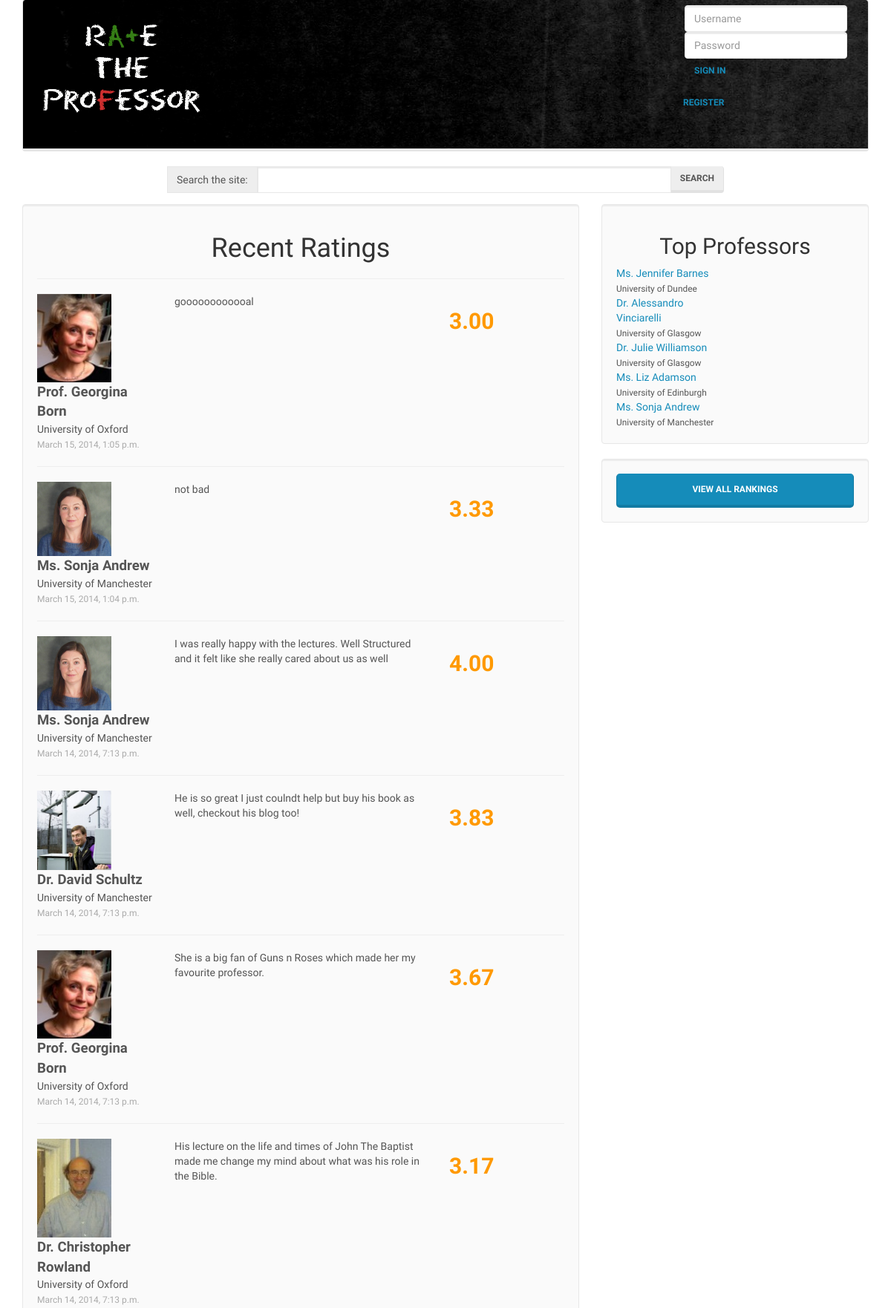
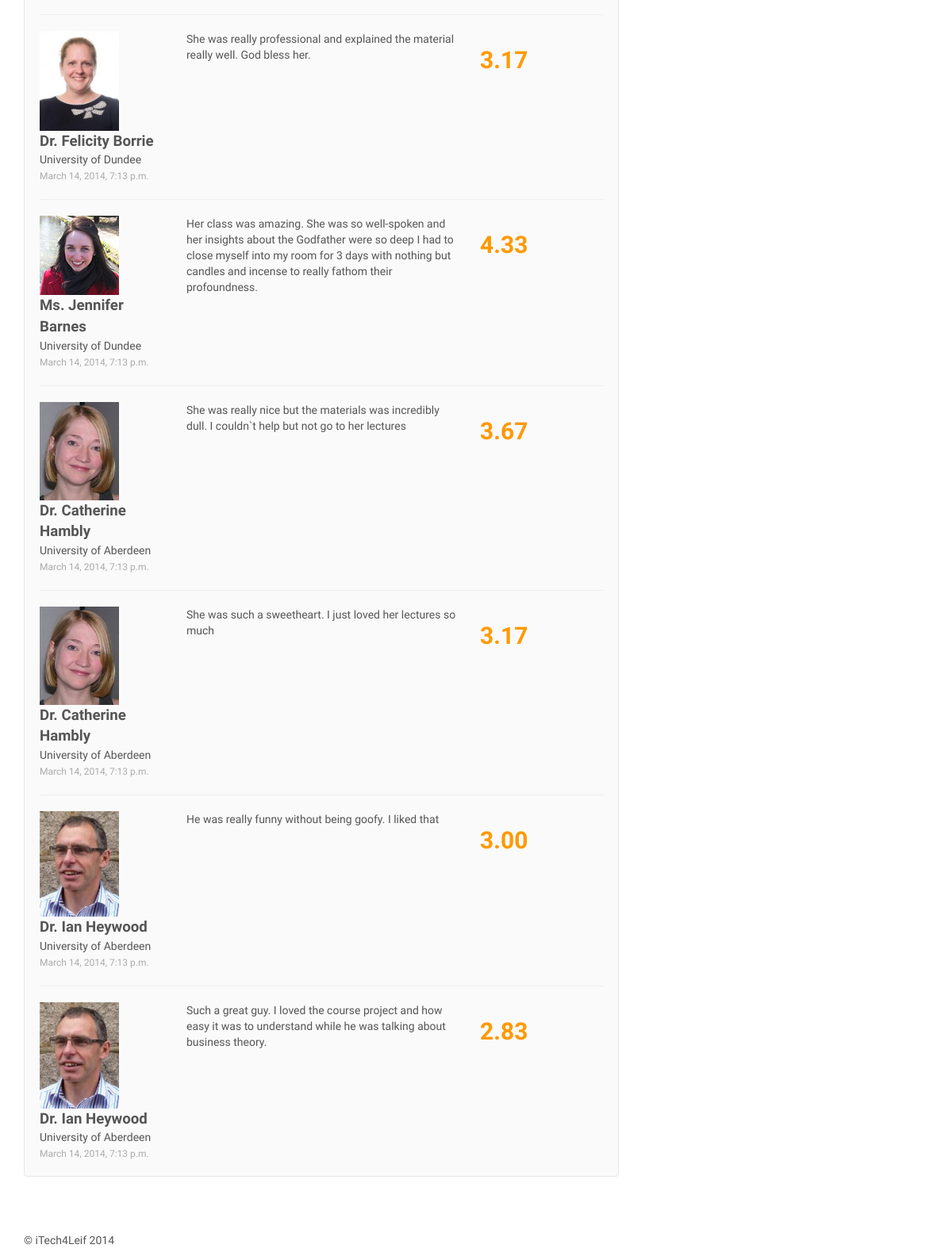
The page / on the database its author committed (2 pictures, top to bottom).
### rate_the_professor/models.py (models this page shows, shortened)
class Rating(models.Model):
    user = models.ForeignKey(User, null=True)
    professor = models.ForeignKey(Professor)
    communication = models.DecimalField(max_digits=2, decimal_places=1, default=2.5)
    knowledge = models.DecimalField(max_digits=2, decimal_places=1, default=2.5)
    approachability = models.DecimalField(max_digits=2, decimal_places=1, default=2.5)
    enthusiasm = models.DecimalField(max_digits=2, decimal_places=1, default=2.5)
    clarity = models.DecimalField(max_digits=2, decimal_places=1, default=2.5)
    awesomeness = models.DecimalField(max_digits=2, decimal_places=1, default=2.5)
    comment = models.CharField(max_length=1024, null=False)
    datetime = models.DateTimeField(auto_now_add=True)
    def _calculate_rating(self):
        return u'%.2f' % ((self.communication + self.knowledge + self.approachability
                + self.enthusiasm + self.clarity + self.awesomeness) / 6)
    rating = property(_calculate_rating)

class Professor(models.Model):
    title = models.CharField(max_length=64)
    first_name = models.CharField(max_length=256)
    last_name = models.CharField(max_length=256)
    sum_of_communication = models.DecimalField(max_digits=10, decimal_places=1, default=2.5)
    no_of_communication = models.IntegerField(default=1)
    overall_communication = models.DecimalField(max_digits=2, decimal_places=1, default=2.5)
    sum_of_knowledge = models.DecimalField(max_digits=10, decimal_places=1, default=2.5)
    no_of_knowledge = models.IntegerField(default=1)
    overall_knowledge = models.DecimalField(max_digits=2, decimal_places=1, default=2.5)
    sum_of_approachability = models.DecimalField(max_digits=10, decimal_places=1, default=2.5)
    no_of_approachability = models.IntegerField(default=1)
    overall_approachability = models.DecimalField(max_digits=2, decimal_places=1, default=2.5)
    sum_of_enthusiasm = models.DecimalField(max_digits=10, decimal_places=1, default=2.5)
    no_of_enthusiasm = models.IntegerField(default=1)
    overall_enthusiasm = models.DecimalField(max_digits=2, decimal_places=1, default=2.5)
    sum_of_clarity = models.DecimalField(max_digits=10, decimal_places=1, default=2.5)
    no_of_clarity = models.IntegerField(default=1)
    overall_clarity = models.DecimalField(max_digits=2, decimal_places=1, default=2.5)
    sum_of_awesomeness = models.DecimalField(max_digits=10, decimal_places=1, default=2.5)
    no_of_awesomeness = models.IntegerField(default=1)
    overall_awesomeness = models.DecimalField(max_digits=2, decimal_places=1, default=2.5)
    sum_of_ratings = models.DecimalField(max_digits=10, decimal_places=1, default=2.5)
    no_of_ratings = models.IntegerField(default=1)
    overall_rating = models.DecimalField(max_digits=2, decimal_places=1, default=2.5)
    picture = models.ImageField(upload_to='professors', blank=True)
    university = models.ForeignKey(University)
    courses_taught = models.ManyToManyField(Course)
    website_url = models.URLField()
    def _full_name(self):
        return u'%s %s %s ' % (self.title, self.first_name, self.last_name)
    full_name = property(_full_name)

class University(models.Model):
    uni_name = models.CharField(max_length=256, unique=True)
    website_url = models.URLField()
    class Meta:
        verbose_name_plural = "Universities"
    def __unicode__(self):
        return self.uni_name

### rate_the_professor/views.py (the view)
# urls.py: urlpatterns = patterns('',url(r'^$', views.index, name='index')
def index(request):
    context = RequestContext(request)
    recent_ratings = Rating.objects.order_by('-id')[:12]
    top_professors = Professor.objects.order_by('-overall_rating')[:5]
    context_dict = {'recent_ratings': recent_ratings, 'top_professors': top_professors}
    return render_to_response('rate_the_professor/index.html', context_dict, context)

### templates/rate_the_professor/index.html (shortened to what this page needs)
{% extends 'rate_the_professor/base.html' %}
{% load static %}
{% block body_block %}
<div class="row">
    <div class="col-md-8 col-md-offset-2">
        <div class="form-group">
			<form class="input-group" role="form" id="search_form" method="post" action="/rate_the_professor/suggest_professor/">
                <span class="input-group-addon">Search the site:</span>
                <input type="text" class="form-control" name="query" value="" id="query">
                <span class="input-group-btn">
	                <button type="submit" class="btn btn-default" name="submit" value="Search">Search</button>
                </span>
			</form>
        </div>
    </div>
</div>
<div class="row">
	<div class="col-md-8">
		<div class="well" id="ratings-main">
			<h1 class = "centered-text">Recent Ratings</h1>
			{% if recent_ratings %}
				{% for rating in recent_ratings %}
					<hr>
					<div class="row">
						<div class="col-md-3">
		                    <a href="/rate_the_professor/professor/{{ rating.professor.id }}/">
			                    <img class="comment-pic" src="/media/professors/{{ rating.professor.picture }}">
		                    </a>
							<div><strong class="big-text">{{ rating.professor.full_name }}</strong></div>
							<div>{{ rating.professor.university.uni_name }}</div>
							<div><span class="date">{{ rating.datetime }}</span></div>
						</div>
						<div class="col-md-6">{{ rating.comment }}</div>
						<div class="col-md-3">
							<h2 class="number-rating">{{ rating.rating }}</h2>
						</div>
					</div>
				{% endfor %}
			{% else %}
			<strong>There are no ratings present.</strong>
			{% endif %}
		</div>
	</div>
	<div class="col-md-4">
		<div class="well">
			<h2 class="centered-text">Top Professors</h2>
            {% include "rate_the_professor/top_rating.html" with professors=top_professors %}
		</div>
        <div class="well">
            <a href="/rate_the_professor/ranking/" class="btn btn-primary btn-lg btn-block">View All Rankings</a>
		</div>
	</div>
</div>
{% endblock %}

### templates/rate_the_professor/top_rating.html (shortened to what this page needs)
{% if professors %}
    {% for professor in professors %}
        <div class="row">
            <div class="col-md-6">
                <a href="/rate_the_professor/professor/{{ professor.id }}/">{{ professor.full_name }}</a>
                <br><small>{{ professor.university }}</small>
            </div>
            <div class="col-md-6 big-rating" title="{{ professor.overall_rating }} stars">{{ professor.overall_rating }}</div>
        </div>
    {% endfor %}
{% else %}
    <strong>There are no professors present.</strong>
{% endif %}

### rows shown on the page
Rating: professor.picture (picture), professor.full_name "Prof. Georgina Born", professor.university.uni_name "University of Oxford", datetime "March 15, 2014, 1:05 p.m.", comment "goooooooooooal", rating "3.00"
Rating: professor.picture (picture), professor.full_name "Ms. Sonja Andrew", professor.university.uni_name "University of Manchester", datetime "March 15, 2014, 1:04 p.m.", comment "not bad", rating "3.33"
Rating: professor.picture (picture), professor.full_name "Ms. Sonja Andrew", professor.university.uni_name "University of Manchester", datetime "March 14, 2014, 7:13 p.m.", comment "I was really happy with the lectures. Well Structured and it felt like she really cared about us as well", rating "4.00"
Rating: professor.picture (picture), professor.full_name "Dr. David Schultz", professor.university.uni_name "University of Manchester", datetime "March 14, 2014, 7:13 p.m.", comment "He is so great I just coulndt help but buy his book as well, checkout his blog too!", rating "3.83"
Rating: professor.picture (picture), professor.full_name "Prof. Georgina Born", professor.university.uni_name "University of Oxford", datetime "March 14, 2014, 7:13 p.m.", comment "She is a big fan of Guns n Roses which made her my favourite professor.", rating "3.67"
Rating: professor.picture (picture), professor.full_name "Dr. Christopher Rowland", professor.university.uni_name "University of Oxford", datetime "March 14, 2014, 7:13 p.m.", comment "His lecture on the life and times of John The Baptist made me change my mind about what was his role in the Bible.", rating "3.17"
Rating: professor.picture (picture), professor.full_name "Dr. Felicity Borrie", professor.university.uni_name "University of Dundee", datetime "March 14, 2014, 7:13 p.m.", comment "She was really professional and explained the material really well. God bless her.", rating "3.17"
Rating: professor.picture (picture), professor.full_name "Ms. Jennifer Barnes", professor.university.uni_name "University of Dundee", datetime "March 14, 2014, 7:13 p.m.", comment "Her class was amazing. She was so well-spoken and her insights about the Godfather were so deep I had to close myself into my room for 3 days with nothing but candles and incense to really fathom their profoundness.", rating "4.33"
Rating: professor.picture (picture), professor.full_name "Dr. Catherine Hambly", professor.university.uni_name "University of Aberdeen", datetime "March 14, 2014, 7:13 p.m.", comment "She was really nice but the materials was incredibly dull. I couldn`t help but not go to her lectures", rating "3.67"
Rating: professor.picture (picture), professor.full_name "Dr. Catherine Hambly", professor.university.uni_name "University of Aberdeen", datetime "March 14, 2014, 7:13 p.m.", comment "She was such a sweetheart. I just loved her lectures so much", rating "3.17"
Rating: professor.picture (picture), professor.full_name "Dr. Ian Heywood", professor.university.uni_name "University of Aberdeen", datetime "March 14, 2014, 7:13 p.m.", comment "He was really funny without being goofy. I liked that", rating "3.00"
Rating: professor.picture (picture), professor.full_name "Dr. Ian Heywood", professor.university.uni_name "University of Aberdeen", datetime "March 14, 2014, 7:13 p.m.", comment "Such a great guy. I loved the course project and how easy it was to understand while he was talking about business theory.", rating "2.83"
Professor: full_name "Ms. Jennifer Barnes", university "University of Dundee"
Professor: full_name "Dr. Alessandro Vinciarelli", university "University of Glasgow"
Professor: full_name "Dr. Julie Williamson", university "University of Glasgow"
Professor: full_name "Ms. Liz Adamson", university "University of Edinburgh"
Professor: full_name "Ms. Sonja Andrew", university "University of Manchester"
